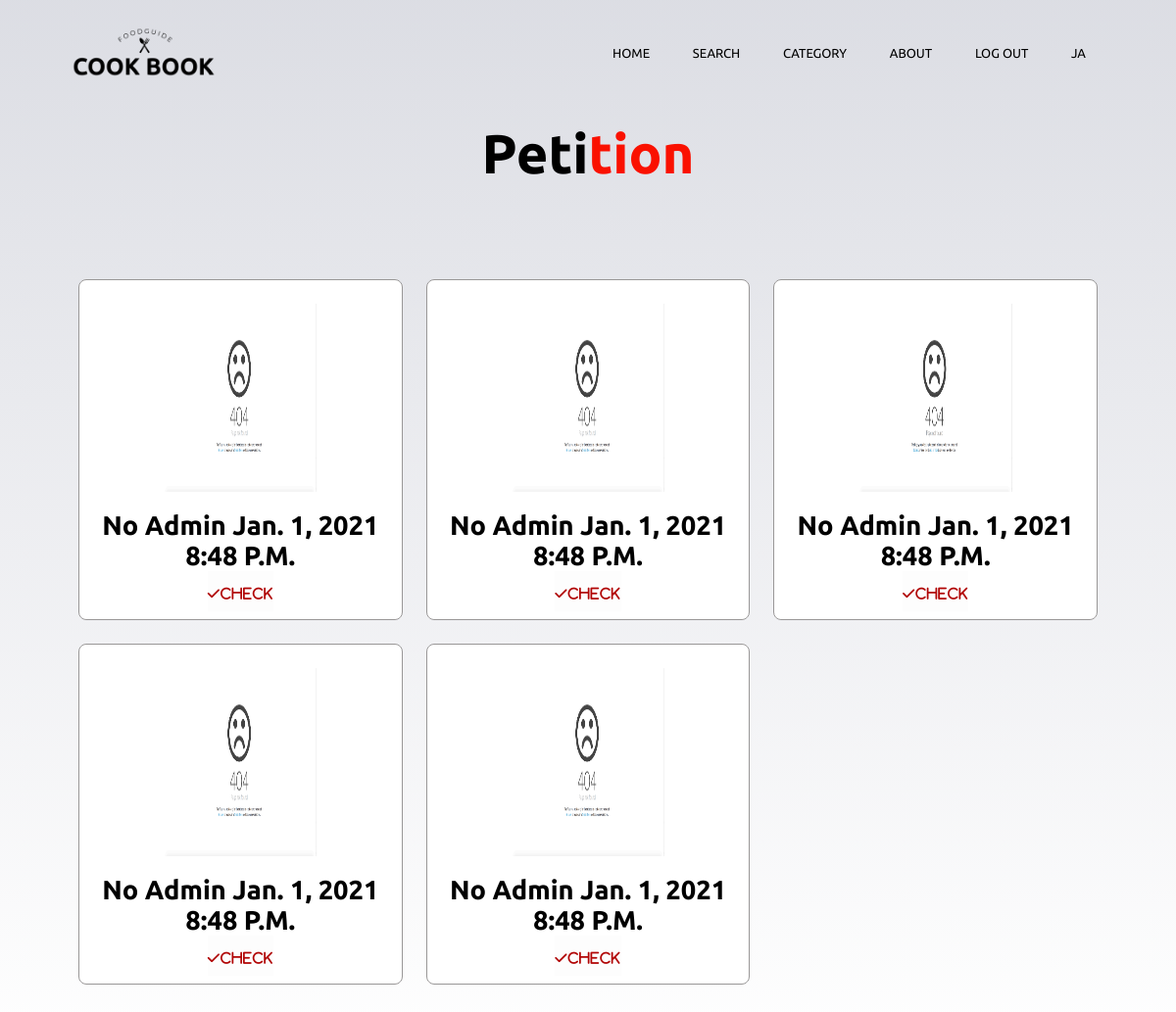
Page /recipe/order (signed in) on the committed database.
### recipe/models.py (models this page shows, shortened)
class order (models.Model):
    class status(models.TextChoices):
        no = "no"
        confirm = "confirm"
    user=models.ForeignKey(User,default=None, on_delete=models.PROTECT,related_name="userbuy")
    order = models.ForeignKey(recipe,on_delete=models.CASCADE,default=None,related_name="menu_order")
    price = models.FloatField(default=None, null=True)
    pic = models.ImageField(upload_to="")
    date = models.DateField(editable=True)
    time = models.TimeField(editable=True,default=None)
    name = models.CharField(max_length=100,default=None)
    bankaccount = models.CharField(default=None,max_length=4)
    confirm = models.CharField(max_length=10,
        choices=status.choices,
        default=status.no,
        )

### recipe/views.py (the view)
# urls.py: path('order', views.admin_order, name="order"),
def admin_order (request):
    return render(request,'recipe/admin_order.html',{
        "recipes": recipe.objects.all(),
        "order" : order.objects.all(),
        })

### recipe/templates/Recipe/admin_order.html
{% extends 'recipe/base.html' %}
{% load static %}
{% block content %}
<section class="dishes" id="dishes">
    <h1 class="heading">Peti<span>tion</span></h1>
      <div class="box-container">
        {% for list_order in order %}
        {% if list_order.confirm == "no" %}
              <div class="box">
                <img class="image" src="{{list_order.pic.url}}" style="width: 50%; ;"/><br>
                  <h3>{{list_order.confirm}}
                    {{list_order.user}}
                    {{list_order.date}}
                    {{list_order.time}}<br></h3></a>
                    <button class="button" ><a class="fa fa-check" href="{% url 'recipe:check' list_order.id  %}">Check</a></button>
              </div>
            {% endif %}
          {% endfor %}
      </div>
</section>
{% endblock %}

### recipe/templates/Recipe/base.html (shortened to what this page needs)
{% load static %}
<!DOCTYPE html>
<html>
    <head>
        <link rel="stylesheet" href="https://stackpath.bootstrapcdn.com/font-awesome/4.7.0/css/font-awesome.min.css">
        <link rel="stylesheet" href="https://stackpath.bootstrapcdn.com/font-awesome/4.7.0/css/font-awesome.min.css">
        <link rel="stylesheet" href="https://cdnjs.cloudflare.com/ajax/libs/font-awesome/5.15.2/css/all.min.css"
 />
        <link rel="stylesheet" href="path/to/font-awesome/css/font-awesome.min.css">
        <link rel="stylesheet" href="https://cdnjs.cloudflare.com/ajax/libs/font-awesome/6.0.0-beta2/css/all.min.css" />
        <link rel="stylesheet" href="{%static 'css/style-cat.css'%}">
        <link rel="stylesheet" href="{%static 'css/addmenu.css'%}">
        <link rel="stylesheet" href="path/to/font-awesome/css/font-awesome.min.css">
    </head>
    <body>
    <main>
      {% if user.is_authenticated %}
      <section class="header">
        <nav>
          <a href="{% url 'home' %}">
            {% load static %}
            <img src="{% static 'images/logo_2.png' %}" width="10%" /></a>
      <div class="nav-links" id="navLinks">
        <ul>
          <li><a href="{% url 'home' %}">Home</a></li>
          <li><a href="{% url 'recipe:search' %}">Search</a></li>
          <li><a href="{% url 'recipe:index' %}">Category</a>
                <li><a href = "{% url 'recipe:vegy' %}" >Vegetarian</a></li></li>
            </ul>
          </div>
          <li><a href="#" class="About">About</a>
          </li>
          <li ><a href="{% url 'logout' %}">Log Out</a></li>
          <li ><a href="#">{{ user.username }}</a>
          </li>
      </nav>
      </section>
      {% else %}
              {% load static %}
      {% endif %}
        {% block content %}
        {% endblock %}
      </main>
    </body>
</html>

### static/css/style-cat.css (style rules this page uses)
* { margin: 0; padding: 0; font-family: 'Ubuntu', sans-serif; box-sizing: border-box; text-decoration: none; outline: none; border: none; text-transform: capitalize; transition: all .2s linear; }
body { background-image: linear-gradient(rgba(205, 207, 216, 0.7),rgba(255, 255, 255, 0.7)), url(/static/images/bg7.jpg) ; background-size: cover; background-position: center; background-attachment: fixed; }
nav { display: flex; padding: 2% 6%; justify-content: space-between; align-items: center; }
nav img { width: 150px; }
.nav-links { flex: 1; text-align: right; }
.nav-links ul li { list-style: none; display: inline-block; padding: 20px 20px; position: relative; }
.nav-links ul li a { color: black; text-decoration: none; text-transform: uppercase; font-size: 13px; }
.nav-links ul li::after { content: ''; width: 0%; height: 2px; background: #f44336; display: block; margin: auto; }
.heading { text-align: center; font-size: 3.5rem; padding: 1rem; color: #666; }
.heading span { color: #f44336; }
.heading { text-align: center; font-size: 3.5rem; padding: 1rem; color: rgb(0, 0, 0); }
.heading span { color: #fa1100; }
.dishes .box-container { display: grid; grid-template-columns: repeat(auto-fit, minmax(28rem, 1fr)); gap: 1.5rem; }
.dishes .box-container .box { padding: 0.5rem; background: #fff; border-radius: .5rem; border: .1rem solid rgb(153, 151, 151); box-shadow: box-shadow; position: relative; overflow: hidden; text-align: center; }
.dishes .box-container .box .image { height: 12rem; margin: 1rem 0; }
.dishes .box-container .box h3 { color: black; font-size: 1.7rem; }

### static/css/addmenu.css (style rules this page uses)
* { margin: 0; padding: 0; font-family: 'Ubuntu', sans-serif; box-sizing: border-box; text-decoration: none; outline: none; border: none; text-transform: capitalize; transition: all .2s linear; }
body { background-image: linear-gradient(rgba(205, 207, 216, 0.7),rgba(255, 255, 255, 0.7)), url(/static/images/bg7.jpg) ; background-size: cover; background-position: center; background-attachment: fixed; }
nav { display: flex; padding: 2% 6%; justify-content: space-between; align-items: center; }
nav img { width: 150px; }
.nav-links { flex: 1; text-align: right; }
.nav-links ul li { list-style: none; display: inline-block; padding: 20px 20px; position: relative; }
.nav-links ul li a { color: black; text-decoration: none; text-transform: uppercase; font-size: 13px; }
.nav-links ul li::after { content: ''; width: 0%; height: 2px; background: #f44336; display: block; margin: auto; }
.heading { text-align: center; font-size: 3.5rem; padding: 1rem; color: #666; }
.heading span { color: #f44336; }
.heading { text-align: center; font-size: 3.5rem; padding: 1rem; color: rgb(0, 0, 0); }
.heading span { color: #fa1100; }
.dishes .box-container { display: grid; grid-template-columns: repeat(3, 1fr); gap: 1.5rem; padding: 5rem; }
.dishes .box-container .box { padding: 0.5rem; background: #fff; border-radius: .5rem; border: .1rem solid rgb(153, 151, 151); box-shadow: box-shadow; position: relative; overflow: hidden; text-align: center; }
.dishes .box-container .box .image { height: 12rem; margin: 1rem 0; }
.dishes .box-container .box h3 { color: black; font-size: 1.7rem; }
button { text-decoration: none; padding-top: 15px; font-size: 14px; background-color: #fdfdfd; text-decoration: none; letter-spacing: 1px; padding-bottom: 10px; }
button .fa-check { color: rgb(177, 5, 5); }

### rows in the picture
order: pic (picture), confirm "No", user "Admin", date "Jan. 1, 2021", time "8:48 P.m."
order: pic (picture), confirm "No", user "Admin", date "Jan. 1, 2021", time "8:48 P.m."
order: pic (picture), confirm "No", user "Admin", date "Jan. 1, 2021", time "8:48 P.m."
order: pic (picture), confirm "No", user "Admin", date "Jan. 1, 2021", time "8:48 P.m."
order: pic (picture), confirm "No", user "Admin", date "Jan. 1, 2021", time "8:48 P.m."

### other values in the picture
{{ user.username }} "JA"
